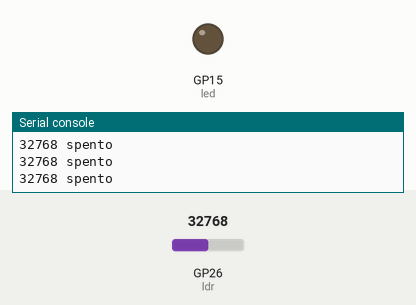
Recording of a program running on a simulated Raspberry Pi Pico running MicroPython. On the bench: output pins drawn as LEDs (lit = HIGH), the last lines printed to the serial console. The test bench sets the inputs (shaded band); at power-on: GP26 (ldr) = 32768 (analog values on the 0–65535 scale).

Above: at 1.2 s.
1.3 s: GP26 (ldr) set to 18496
2.8 s: GP26 (ldr) set to 16960
At 3.2 s:
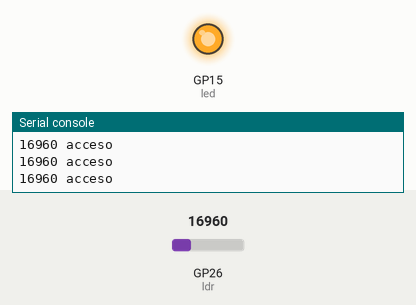
4.3 s: GP26 (ldr) set to 23920
5.8 s: GP26 (ldr) set to 25600
At 7.0 s:
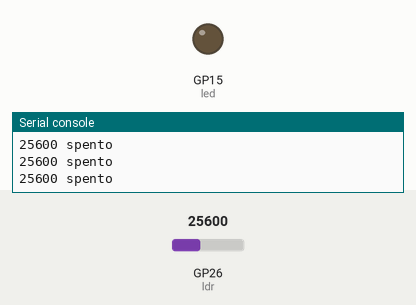
7.3 s: GP26 (ldr) set to 7864
At 8.7 s:
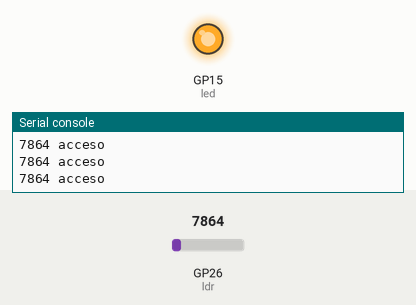
Timing chart, 0 to 9.8 s (numbered marks = the images above; inputs shaded):
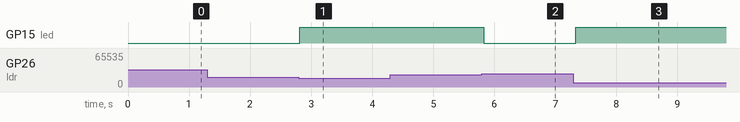

The program:

lampione.py
```python
# 10 - Lampione automatico con isteresi: accende il LED quando c'e' buio

from machine import ADC, Pin
import time

ldr = ADC(Pin(26))
led = Pin(15, Pin.OUT)

# TARA QUESTI DUE NUMERI nella tua stanza, usando leggi-luce.py
SOGLIA_ACCENDI = 18000
SOGLIA_SPEGNI = 25000

acceso = False

while True:
    luce = ldr.read_u16()
    if not acceso and luce < SOGLIA_ACCENDI:
        acceso = True
    elif acceso and luce > SOGLIA_SPEGNI:
        acceso = False
    led.value(1 if acceso else 0)
    print(luce, "acceso" if acceso else "spento")
    time.sleep(0.05)
```

Measured:
- the behaviour switches between 18000 and 17984 on GP26 (ldr) (found by bisection; images 0 and 1)
- the behaviour switches between 24992 and 25008 on GP26 (ldr) (found by bisection; images 1 and 2)
- after the input at 2.8 s, GP15 (led): LOW → HIGH at once
- after the input at 5.8 s, GP15 (led): HIGH → LOW at once
- after the input at 7.3 s, GP15 (led): LOW → HIGH at once
